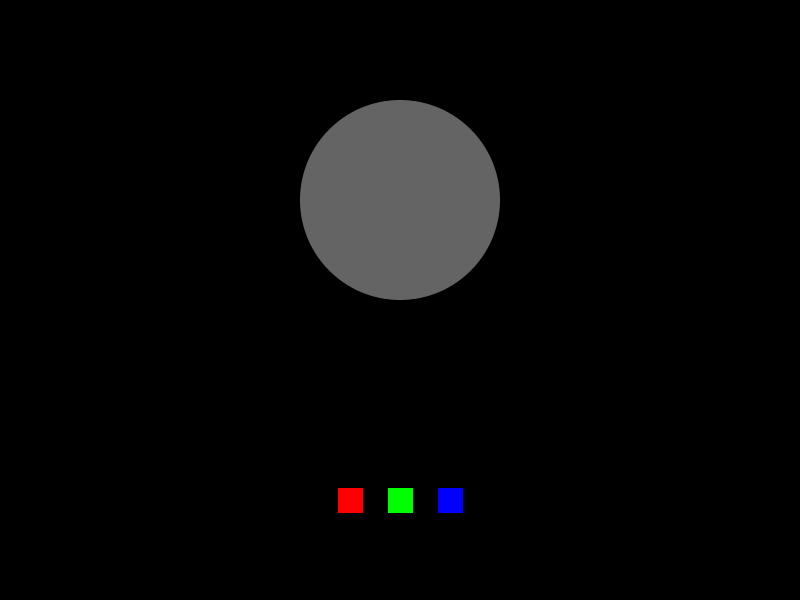
Frame 1 (no input)
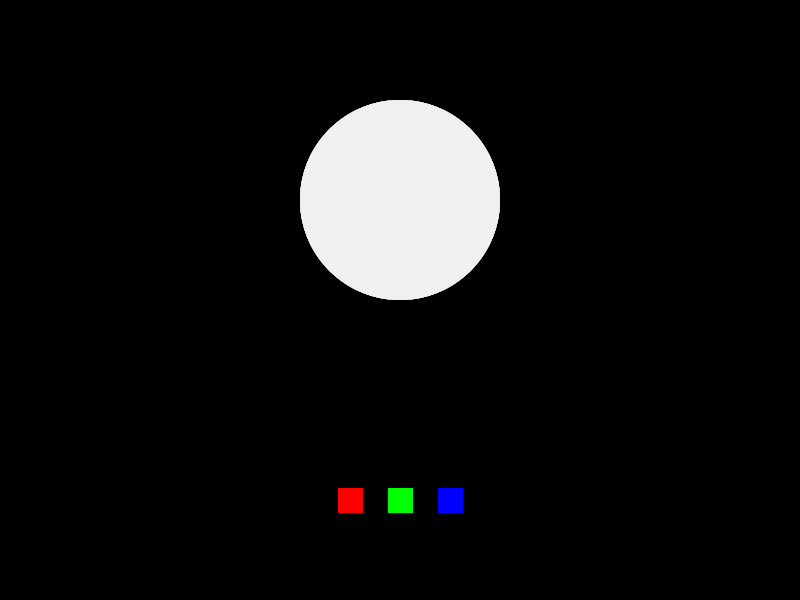
Frame 60 (the mouse pressed at the canvas centre just before this capture)
Frame 120 (the mouse held since frame 60 and released just before this capture): identical to frame 60, image omitted

The Processing sketch that drew these frames (run headless with seeded random() and noise(); from frame 60 on, the mouse is pressed at the canvas centre):

// Processing sketch: botoes
// ── botoes.pde
float x,y,h;
float strokeColorR, strokeColorG, strokeColorB;
float r, g, b;
float ex,ey,d;
void setup(){
  size(800,600);
  background(0);
  h = 30;
  x = (width/2 - h/2);
  y = (height/2 - h/2)+200;
  r = 255;
  g = 255;
  b = 255;
  ex = width/2;
  ey = height/2-100;
  d = 200;
}

void draw(){
  //bg
  noStroke();
  fill(0,0,0,10);
  rect(0,0,width,height);
  //background(0);
  
  //ellipse
  noStroke();
  fill(r,g,b,100);
  ellipse(ex,ey,d,d);
  
  //botão vermelho
  stroke(strokeColorR);
  strokeWeight(5);
  fill(255,0,0);
  rect((x-50),y,h,h);
  
  //botão verde
  stroke(strokeColorG);
  strokeWeight(5);
  fill(0,255,0);
  rect(x,y,h,h);
  
  //botão azul
  stroke(strokeColorB);
  strokeWeight(5);
  fill(0,0,255);
  rect((x+50),y,h,h);
  
  //logic
  
  //ellipse Drag
    if((mouseX > ex-d/2) && (mouseX < ex+d/2) && ( mouseY > ey-d/2) && (mouseY < ey+d/2)){
      if(mousePressed){
        ex = mouseX;
        ey = mouseY;
      }
    } 
    //else {
    //    ex = ex + random(-5,5);
    //    ey = ey + random(-5,5);
    //  }
  
  // hitbox vermelho
  if((mouseX > (x-50)) && (mouseX < (x-50) + h) && ( mouseY > y) && (mouseY < y + h)){
    strokeColorR = 255;
    if(mousePressed){
      r = 255;
      g = 0;
      b = 0;
    }
  } else {
    strokeColorR = 0;
  }
  
  // hitbox verde
  if((mouseX > x) && (mouseX < x + h) && ( mouseY > y) && (mouseY < y + h)){
    strokeColorG = 255;
    if(mousePressed){
      r = 0;
      g = 255;
      b = 0;
    }
  } else {
    strokeColorG = 0;
  }
  
  // hitbox azul
  if((mouseX > (x+50)) && (mouseX < (x+50) + h) && ( mouseY > y) && (mouseY < y + h)){
    strokeColorB = 255;
    if(mousePressed){
      r = 0;
      g = 0;
      b = 255;
    }
  } else {
    strokeColorB = 0;
  }
  
  //println("ex:",ex,"  //   ey:",ey);
  println("mouseX:",mouseX, "  /   ex-d/2:", (ex-d/2), "  /   ex+d/2:", (ex+d/2), "  //   mouseY", mouseY, "  /   ey-d/2", (ey-d/2), "  /   ey+d/2", (ey+d/2));
  
}
